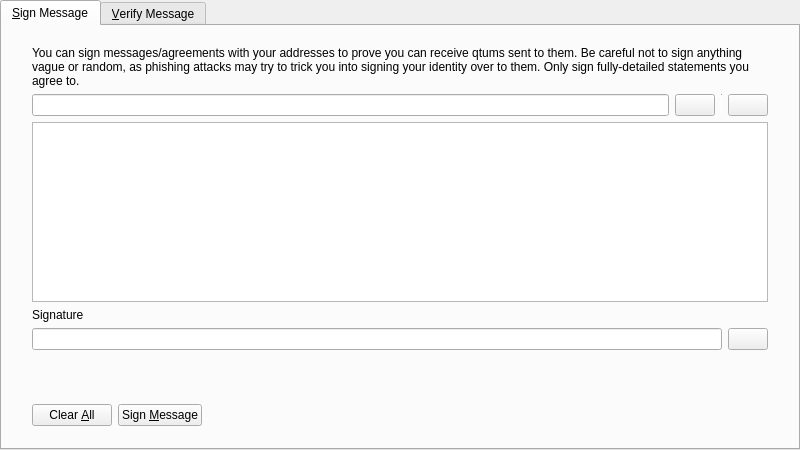
<?xml version="1.0" encoding="UTF-8"?>
<ui version="4.0">
 <class>SignVerifyMessageDialog</class>
 <widget class="QDialog" name="SignVerifyMessageDialog">
  <property name="geometry">
   <rect>
    <x>0</x>
    <y>0</y>
    <width>800</width>
    <height>450</height>
   </rect>
  </property>
  <property name="windowTitle">
   <string>Signatures - Sign / Verify a Message</string>
  </property>
  <property name="modal">
   <bool>true</bool>
  </property>
  <layout class="QVBoxLayout" name="verticalLayout">
   <property name="leftMargin">
    <number>0</number>
   </property>
   <property name="topMargin">
    <number>0</number>
   </property>
   <property name="rightMargin">
    <number>0</number>
   </property>
   <property name="bottomMargin">
    <number>0</number>
   </property>
   <item>
    <widget class="QTabWidget" name="tabWidget">
     <property name="currentIndex">
      <number>0</number>
     </property>
     <widget class="QWidget" name="tabSignMessage">
      <attribute name="title">
       <string>&amp;Sign Message</string>
      </attribute>
      <layout class="QVBoxLayout" name="verticalLayout_SM">
       <property name="leftMargin">
        <number>0</number>
       </property>
       <property name="topMargin">
        <number>0</number>
       </property>
       <property name="rightMargin">
        <number>0</number>
       </property>
       <property name="bottomMargin">
        <number>0</number>
       </property>
       <item>
        <layout class="QVBoxLayout" name="verticalLayout_3">
         <property name="leftMargin">
          <number>30</number>
         </property>
         <property name="topMargin">
          <number>20</number>
         </property>
         <property name="rightMargin">
          <number>30</number>
         </property>
         <property name="bottomMargin">
          <number>20</number>
         </property>
         <item>
          <widget class="QLabel" name="infoLabel_SM">
           <property name="text">
            <string>You can sign messages/agreements with your addresses to prove you can receive qtums sent to them. Be careful not to sign anything vague or random, as phishing attacks may try to trick you into signing your identity over to them. Only sign fully-detailed statements you agree to.</string>
           </property>
           <property name="textFormat">
            <enum>Qt::PlainText</enum>
           </property>
           <property name="wordWrap">
            <bool>true</bool>
           </property>
          </widget>
         </item>
         <item>
          <layout class="QHBoxLayout" name="horizontalLayout_1_SM">
           <property name="spacing">
            <number>6</number>
           </property>
           <item>
            <widget class="QValidatedLineEdit" name="addressIn_SM">
             <property name="toolTip">
              <string>The Qbe address to sign the message with</string>
             </property>
            </widget>
           </item>
           <item>
            <widget class="QPushButton" name="addressBookButton_SM">
             <property name="toolTip">
              <string>Choose previously used address</string>
             </property>
             <property name="text">
              <string/>
             </property>
             <property name="icon">
              <iconset resource="../bitcoin.qrc">
               <normaloff>:/icons/address-book</normaloff>:/icons/address-book</iconset>
             </property>
             <property name="shortcut">
              <string>Alt+A</string>
             </property>
             <property name="autoDefault">
              <bool>false</bool>
             </property>
            </widget>
           </item>
           <item>
            <widget class="Line" name="vLine">
             <property name="maximumSize">
              <size>
               <width>1</width>
               <height>22</height>
              </size>
             </property>
             <property name="orientation">
              <enum>Qt::Vertical</enum>
             </property>
            </widget>
           </item>
           <item>
            <widget class="QPushButton" name="pasteButton_SM">
             <property name="toolTip">
              <string>Paste address from clipboard</string>
             </property>
             <property name="text">
              <string/>
             </property>
             <property name="icon">
              <iconset resource="../bitcoin.qrc">
               <normaloff>:/icons/editpaste</normaloff>:/icons/editpaste</iconset>
             </property>
             <property name="shortcut">
              <string>Alt+P</string>
             </property>
             <property name="autoDefault">
              <bool>false</bool>
             </property>
            </widget>
           </item>
          </layout>
         </item>
         <item>
          <widget class="QPlainTextEdit" name="messageIn_SM">
           <property name="toolTip">
            <string>Enter the message you want to sign here</string>
           </property>
          </widget>
         </item>
         <item>
          <widget class="QLabel" name="signatureLabel_SM">
           <property name="text">
            <string>Signature</string>
           </property>
           <property name="textFormat">
            <enum>Qt::PlainText</enum>
           </property>
          </widget>
         </item>
         <item>
          <layout class="QHBoxLayout" name="horizontalLayout_2_SM">
           <property name="spacing">
            <number>6</number>
           </property>
           <item>
            <widget class="QLineEdit" name="signatureOut_SM">
             <property name="font">
              <font>
               <italic>true</italic>
              </font>
             </property>
             <property name="readOnly">
              <bool>true</bool>
             </property>
            </widget>
           </item>
           <item>
            <widget class="QPushButton" name="copySignatureButton_SM">
             <property name="toolTip">
              <string>Copy the current signature to the system clipboard</string>
             </property>
             <property name="text">
              <string/>
             </property>
             <property name="icon">
              <iconset resource="../bitcoin.qrc">
               <normaloff>:/icons/editcopy</normaloff>:/icons/editcopy</iconset>
             </property>
             <property name="autoDefault">
              <bool>false</bool>
             </property>
            </widget>
           </item>
          </layout>
         </item>
        </layout>
       </item>
       <item>
        <widget class="QWidget" name="buttonsContainerWhite" native="true">
         <layout class="QHBoxLayout" name="horizontalLayout">
          <property name="leftMargin">
           <number>30</number>
          </property>
          <property name="topMargin">
           <number>15</number>
          </property>
          <property name="rightMargin">
           <number>30</number>
          </property>
          <item>
           <widget class="QPushButton" name="clearButton_SM">
            <property name="toolTip">
             <string>Reset all sign message fields</string>
            </property>
            <property name="text">
             <string>Clear &amp;All</string>
            </property>
            <property name="icon">
             <iconset resource="../bitcoin.qrc">
              <normaloff>:/icons/remove</normaloff>:/icons/remove</iconset>
            </property>
            <property name="autoDefault">
             <bool>false</bool>
            </property>
           </widget>
          </item>
          <item>
           <widget class="QPushButton" name="signMessageButton_SM">
            <property name="toolTip">
             <string>Sign the message to prove you own this Qbe address</string>
            </property>
            <property name="text">
             <string>Sign &amp;Message</string>
            </property>
            <property name="icon">
             <iconset resource="../bitcoin.qrc">
              <normaloff>:/icons/edit</normaloff>:/icons/edit</iconset>
            </property>
            <property name="autoDefault">
             <bool>false</bool>
            </property>
           </widget>
          </item>
          <item>
           <spacer name="horizontalSpacer_1_SM">
            <property name="orientation">
             <enum>Qt::Horizontal</enum>
            </property>
            <property name="sizeHint" stdset="0">
             <size>
              <width>40</width>
              <height>48</height>
             </size>
            </property>
           </spacer>
          </item>
          <item>
           <widget class="QLabel" name="statusLabel_SM">
            <property name="font">
             <font>
              <weight>75</weight>
              <bold>true</bold>
             </font>
            </property>
            <property name="text">
             <string/>
            </property>
            <property name="wordWrap">
             <bool>true</bool>
            </property>
           </widget>
          </item>
          <item>
           <spacer name="horizontalSpacer_2_SM">
            <property name="orientation">
             <enum>Qt::Horizontal</enum>
            </property>
            <property name="sizeHint" stdset="0">
             <size>
              <width>40</width>
              <height>48</height>
             </size>
            </property>
           </spacer>
          </item>
         </layout>
        </widget>
       </item>
      </layout>
     </widget>
     <widget class="QWidget" name="tabVerifyMessage">
      <attribute name="title">
       <string>&amp;Verify Message</string>
      </attribute>
      <layout class="QVBoxLayout" name="verticalLayout_VM">
       <property name="leftMargin">
        <number>0</number>
       </property>
       <property name="topMargin">
        <number>0</number>
       </property>
       <property name="rightMargin">
        <number>0</number>
       </property>
       <property name="bottomMargin">
        <number>0</number>
       </property>
       <item>
        <layout class="QVBoxLayout" name="verticalLayout_2">
         <property name="leftMargin">
          <number>30</number>
         </property>
         <property name="topMargin">
          <number>20</number>
         </property>
         <property name="rightMargin">
          <number>30</number>
         </property>
         <property name="bottomMargin">
          <number>20</number>
         </property>
         <item>
          <widget class="QLabel" name="infoLabel_VM">
           <property name="text">
            <string>Enter the receiver's address, message (ensure you copy line breaks, spaces, tabs, etc. exactly) and signature below to verify the message. Be careful not to read more into the signature than what is in the signed message itself, to avoid being tricked by a man-in-the-middle attack. Note that this only proves the signing party receives with the address, it cannot prove sendership of any transaction!</string>
           </property>
           <property name="textFormat">
            <enum>Qt::PlainText</enum>
           </property>
           <property name="alignment">
            <set>Qt::AlignLeading|Qt::AlignLeft|Qt::AlignTop</set>
           </property>
           <property name="wordWrap">
            <bool>true</bool>
           </property>
          </widget>
         </item>
         <item>
          <layout class="QHBoxLayout" name="horizontalLayout_1_VM">
           <property name="spacing">
            <number>6</number>
           </property>
           <item>
            <widget class="QValidatedLineEdit" name="addressIn_VM">
             <property name="toolTip">
              <string>The Qbe address the message was signed with</string>
             </property>
            </widget>
           </item>
           <item>
            <widget class="QPushButton" name="addressBookButton_VM">
             <property name="toolTip">
              <string>Choose previously used address</string>
             </property>
             <property name="text">
              <string/>
             </property>
             <property name="icon">
              <iconset resource="../bitcoin.qrc">
               <normaloff>:/icons/address-book</normaloff>:/icons/address-book</iconset>
             </property>
             <property name="shortcut">
              <string>Alt+A</string>
             </property>
             <property name="autoDefault">
              <bool>false</bool>
             </property>
            </widget>
           </item>
          </layout>
         </item>
         <item>
          <widget class="QPlainTextEdit" name="messageIn_VM"/>
         </item>
         <item>
          <widget class="QValidatedLineEdit" name="signatureIn_VM"/>
         </item>
        </layout>
       </item>
       <item>
        <widget class="QWidget" name="buttonsContainerWhite_" native="true">
         <layout class="QHBoxLayout" name="horizontalLayout_2">
          <property name="leftMargin">
           <number>30</number>
          </property>
          <property name="topMargin">
           <number>15</number>
          </property>
          <property name="rightMargin">
           <number>30</number>
          </property>
          <item>
           <widget class="QPushButton" name="clearButton_VM">
            <property name="toolTip">
             <string>Reset all verify message fields</string>
            </property>
            <property name="text">
             <string>Clear &amp;All</string>
            </property>
            <property name="icon">
             <iconset resource="../bitcoin.qrc">
              <normaloff>:/icons/remove</normaloff>:/icons/remove</iconset>
            </property>
            <property name="autoDefault">
             <bool>false</bool>
            </property>
           </widget>
          </item>
          <item>
           <widget class="QPushButton" name="verifyMessageButton_VM">
            <property name="toolTip">
             <string>Verify the message to ensure it was signed with the specified Qbe address</string>
            </property>
            <property name="text">
             <string>Verify &amp;Message</string>
            </property>
            <property name="icon">
             <iconset resource="../bitcoin.qrc">
              <normaloff>:/icons/transaction_0</normaloff>:/icons/transaction_0</iconset>
            </property>
            <property name="autoDefault">
             <bool>false</bool>
            </property>
           </widget>
          </item>
          <item>
           <spacer name="horizontalSpacer_1_VM">
            <property name="orientation">
             <enum>Qt::Horizontal</enum>
            </property>
            <property name="sizeHint" stdset="0">
             <size>
              <width>40</width>
              <height>48</height>
             </size>
            </property>
           </spacer>
          </item>
          <item>
           <widget class="QLabel" name="statusLabel_VM">
            <property name="font">
             <font>
              <weight>75</weight>
              <bold>true</bold>
             </font>
            </property>
            <property name="text">
             <string/>
            </property>
            <property name="wordWrap">
             <bool>true</bool>
            </property>
           </widget>
          </item>
          <item>
           <spacer name="horizontalSpacer_2_VM">
            <property name="orientation">
             <enum>Qt::Horizontal</enum>
            </property>
            <property name="sizeHint" stdset="0">
             <size>
              <width>40</width>
              <height>48</height>
             </size>
            </property>
           </spacer>
          </item>
         </layout>
        </widget>
       </item>
      </layout>
     </widget>
    </widget>
   </item>
  </layout>
 </widget>
 <customwidgets>
  <customwidget>
   <class>QValidatedLineEdit</class>
   <extends>QLineEdit</extends>
   <header>qvalidatedlineedit.h</header>
  </customwidget>
 </customwidgets>
 <resources>
  <include location="../bitcoin.qrc"/>
 </resources>
 <connections/>
</ui>
